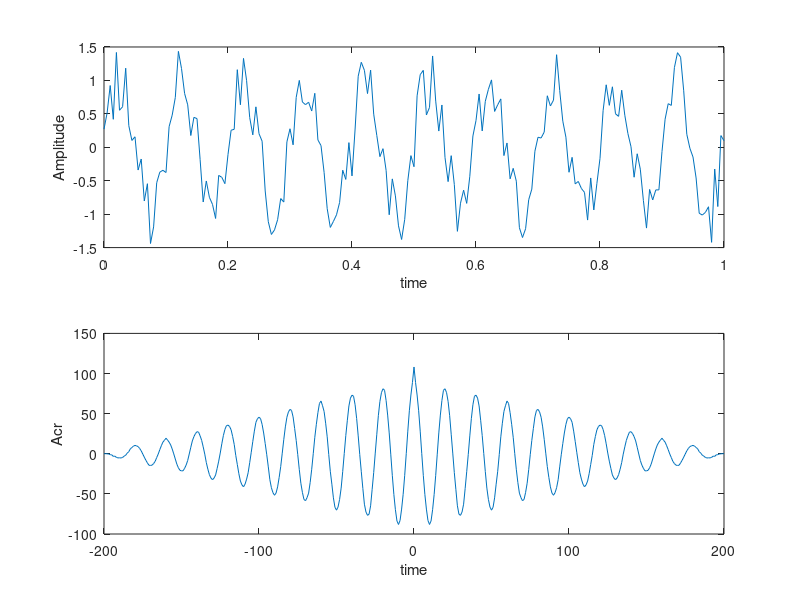

MATLAB code for this plot: (Note: this script raises an error after producing the figure.)
Fs = 200;
Ts = 1/Fs;
t = 0:Ts:1;
F = 10;
x = sin(2*pi*F*t);
noise = 1 * rand(size(t))-0.5;
x_noisy = x + noise;
subplot(2,1,1); plot(t,x_noisy);xlabel('time');ylabel('Amplitude');

%autocorr(x_noisy);

[Rxx, lags] = xcov(x_noisy, x_noisy);
subplot(2,1,2);plot(lags, Rxx);xlabel('time');ylabel('Acr');

x = y(1:400);%randn(100,1);
x = x-mean(x);
%x = 1:3;
% y = acc;%sin(2*pi*5*x);%filter([1 -1 1],1,x);
% y=y-mean(y);
[c,l] = xcorr(x,x,'coeff');
[C,L] = xcov(x,x,'coeff');
[acf,lags,bounds] = autocorr(x,399);

subplot(311);
stem(l(51:end),c(51:end)); title('xcorr');
subplot(312)
stem(L(51:end),C(51:end)); title('xcov');
subplot(313)
stem(lags,acf); title('autocorr')

Fs = 106;            % Sampling frequency                    
T = 1/Fs;             % Sampling period       
L = 2000;             % Length of signal
t = (0:L-1)*T;        % Time vector

S = sin(2*pi*8*t) + sin(2*pi*12*t);
signal = sin(2*pi*3.816*t) + sin(2*pi*7.632*t) + sin(2*pi*11.554*t) + sin(2*pi*15.37*t);

L = length(filt_acc);
Y = fft(filt_acc);
P2 = abs(Y/L);
P1 = P2(1:L/2+1);
P1(2:end-1) = 2*P1(2:end-1);

f = Fs*(0:(L/2))/L;
plot(f,P1) 
title("Single-Sided Amplitude Spectrum of X(t)")
xlabel("f (Hz)")
ylabel("|P1(f)|")


fc = 10; % cutoff frequency [Hz]
fs = 106; % Sampling Frequency [Hz]
n_order = 4; % filter order

[b, a] = butter(n_order, fc/(fs/2));
filt_acc = filtfilt(b, a, my_acc_4);

count = 0;
transition_indices = [];
for i=1:length(mult)
    if mult(i) < 0
        if filt_acc_2(i) > 0 % from positive to negative
            count = count + 1;
            transition_points(i) = filt_acc_2(i);
            transition_indices = [transition_indices,i];
        else
            transition_points(i) = nan;
        end
    else
        transition_points(i) = nan;
    end
end

max_indices = [];
for i=1:6%length(transition_indices)-1
    arr = filt_acc_2(transition_indices(i): transition_indices(i+1));
    [m, idx] = max(arr);
    disp(transition_indices(i))
    disp(idx + transition_indices(i) - 1)
    disp(m)
    max_indices = [max_indices,idx + transition_indices(i) - 1];
end
